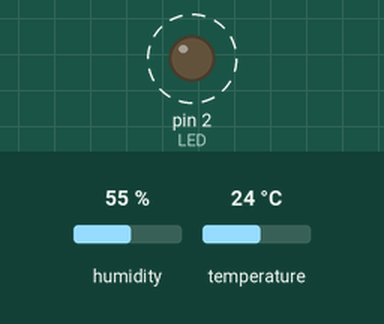
Simulated run of this sketch. Board: Arduino Uno, built with avr-gcc and run on an emulated ATmega328P. On the bench: output pins drawn as LEDs (lit = HIGH). Dashed ring = blinking. Inputs (shaded band) come from the test bench; at power-on: humidity 55 %, temperature 24 °C. What the sketch prints to the serial monitor is not drawn.

Above: at 1.2 s.
Timing chart, 0 to 5.1 s (numbered marks = the images above):
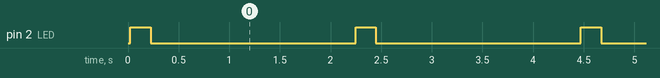

The sketch:

DHT11.ino
```cpp
#include <DHT.h>

#define DHTPIN 17
#define DHTTYPE DHT11
#define LED 2

DHT dht(DHTPIN, DHTTYPE);

void setup() {
  pinMode(LED, OUTPUT);
  Serial.begin(115200);
  dht.begin();

}

void loop() {
  leituraDHT();

}

void leituraDHT(){
  float temp = dht.readTemperature();
  float umid = dht.readHumidity();

  Serial.print("Temperatura: ");
  Serial.print(temp);
  Serial.print(" - ");
  Serial.print("Umidade: ");
  Serial.print("umid");

  digitalWrite(LED, HIGH);
  delay(200);
  digitalWrite(LED,LOW);
  delay(2000);
}
```

Measured:
- by itself, pin 2 (LED): alternates HIGH for 0.20 s and LOW for 2.0 s
